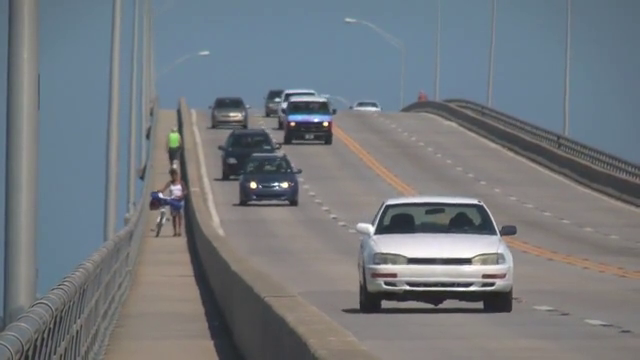
#> input picture frame 91 of img/slow_traffic.mp4, 640 x 360 px
$ python track_opticalLK.py
#> lines starting #> are read from the running program, lines starting #| are printed output that depends on the picture
import numpy as np
import cv2


# params for ShiTomasi corner detection
feature_params = dict( maxCorners = 200,
                       qualityLevel = 0.01,
                       minDistance = 7,
                       blockSize = 7 )
# Parameters for lucas kanade optical flow
lk_params = dict( winSize  = (15,15),
                  maxLevel = 2,
                  criteria = (cv2.TERM_CRITERIA_EPS | cv2.TERM_CRITERIA_COUNT, 10, 0.03))
# Create some random colors
color = np.random.randint(0,255,(200,3))
# Take first frame and find corners in it

cap = cv2.VideoCapture('../img/slow_traffic.mp4')
ret, old_frame = cap.read()
#> old_frame is the input picture: shape (360, 640, 3); mean B, G, R 126.6, 121.2, 115.7
old_gray = cv2.cvtColor(old_frame, cv2.COLOR_BGR2GRAY)
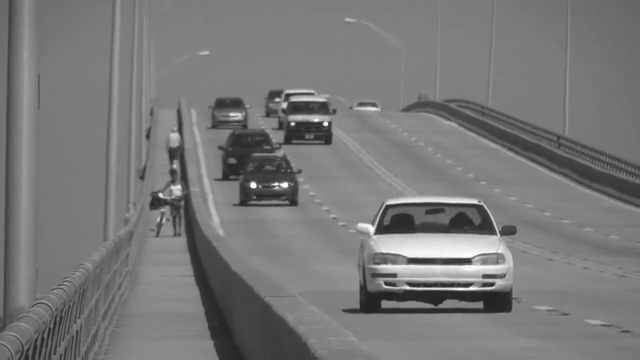
#> old_gray: shape (360, 640); min 30, max 255, mean 120.1
p0 = cv2.goodFeaturesToTrack(old_gray, mask = None, **feature_params)
#> p0 = 200 rows, first 8: [253, 185], [325, 123], [285, 184], [292, 123], [376, 232], [277, 185], [495, 233], [284, 105]
# Create a mask image for drawing purposes
mask = np.zeros_like(old_frame)

while(True):
    ret,frame = cap.read()
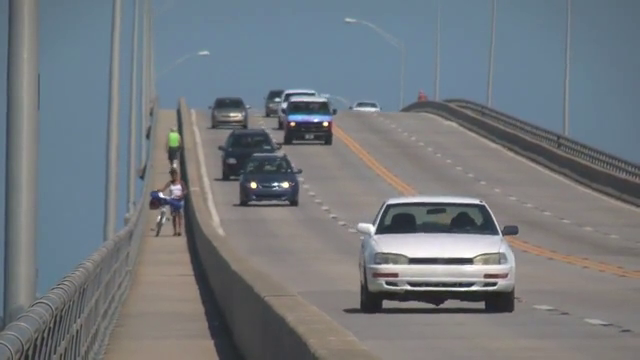
#> input picture frame 92 of img/slow_traffic.mp4, 640 x 360 px
#> frame is the input picture: shape (360, 640, 3); mean B, G, R 126.3, 121.1, 115.4
    if not ret:
        continue
    frame_gray = cv2.cvtColor(frame, cv2.COLOR_BGR2GRAY)
    # calculate optical flow
    p1, st, err = cv2.calcOpticalFlowPyrLK(old_gray, frame_gray, p0, None, **lk_params)
#> p1 = 200 rows, first 8: [253.2, 185.1], [324.9, 123], [285.5, 183.9], [292, 123.1], [376.7, 231.7], [277, 185], [497, 232.9], [284, 105]; st = 200 values from 1 to 1; err = 200 values, max 6.98 at index 5, min 0 at index 157, mean 1.85
    # Select good points
    good_new = p1[st==1]
#> good_new = 200 pairs, first value 6.83 to 637.7, second value 20 to 356.5
    good_old = p0[st==1]
#> good_old = 200 pairs, first value 7 to 638, second value 20 to 357
    # draw the tracks
    for i,(new,old) in enumerate(zip(good_new,good_old)):
        a,b = new.ravel()
        c,d = old.ravel()
        mask = cv2.line(mask, (a,b),(c,d), color[i].tolist(), 2)
        frame = cv2.circle(frame,(a,b),5,color[i].tolist(),-1)
#> this loop made 200 passes
#> (a, b, c, d) on passes 1 to 3: (253.2, 185.1, 253, 185), (324.9, 123, 325, 123), (285.5, 183.9, 285, 184)
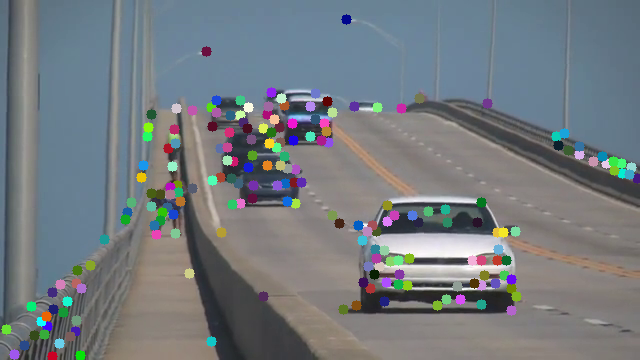
#> frame: shape (360, 640, 3); mean B, G, R 127.2, 122.3, 115.8
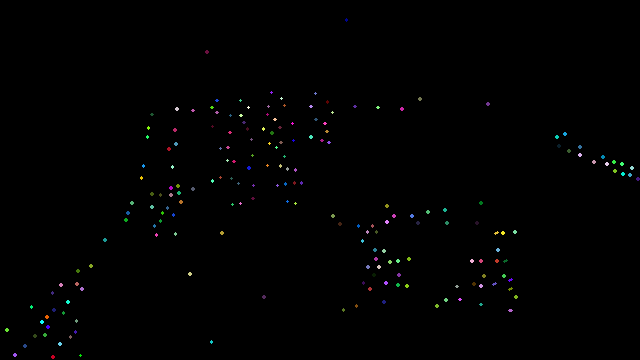
#> mask: shape (360, 640, 3); mean of channels 0, 1, 2 1, 1.1, 0.9; drawn as B, G, R
    img = cv2.add(frame,mask)
    cv2.imshow('frame',img)
    k = cv2.waitKey(30) & 0xff
#> (key Esc is pressed here)
    if k == 27:
        break
    # Now update the previous frame and previous points
    old_gray = frame_gray.copy()
    p0 = good_new.reshape(-1,1,2)
cv2.destroyAllWindows()
cap.release()

$ run again, starting later in the video
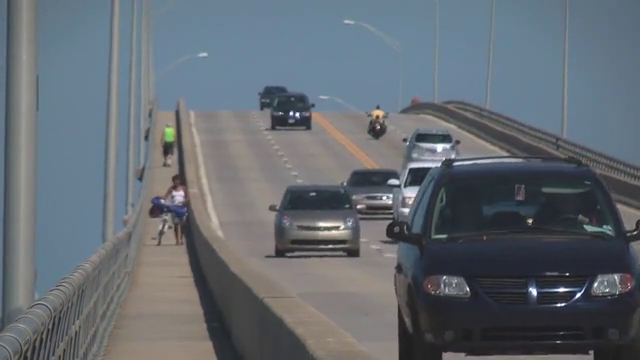
#> input picture frame 411 of img/slow_traffic.mp4, 640 x 360 px
#> old_frame is the input picture: shape (360, 640, 3); mean B, G, R 113.8, 106.6, 99.3
#> p0 = 200 rows, first 8: [294, 114], [531, 289], [385, 196], [529, 221], [341, 225], [400, 183], [439, 147], [407, 211]
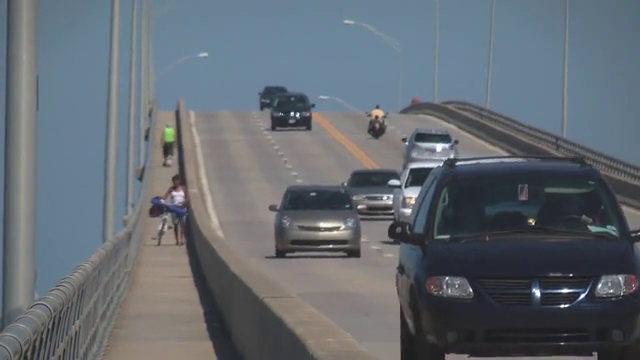
#> input picture frame 412 of img/slow_traffic.mp4, 640 x 360 px
#> frame is the input picture: shape (360, 640, 3); mean B, G, R 113.7, 106.5, 99.2
#> p1 = 200 rows, first 8: [294.6, 114.4], [534.4, 289.9], [385.4, 196.4], [531.1, 221.4], [341.3, 225.4], [400.7, 183.5], [438.4, 146.6], [408.9, 211.6]; st = 200 values from 1 to 1; err = 200 values, max 24.55 at index 45, min 0.000278 at index 158, mean 3.04
#> good_new = 200 pairs, first value 5.02 to 646.7, second value 22 to 358
#> good_old = 200 pairs, first value 5 to 635, second value 22 to 358
#> the loop `for i,(new,old) in enumerate(zip(good_new,good_old)):` made 200 passes
#> (a, b, c, d) on passes 1 to 3: (294.6, 114.4, 294, 114), (534.4, 289.9, 531, 289), (385.4, 196.4, 385, 196)
#> after the loop `for i,(new,old) in enumerate(zip(good_new,good_old)):`:
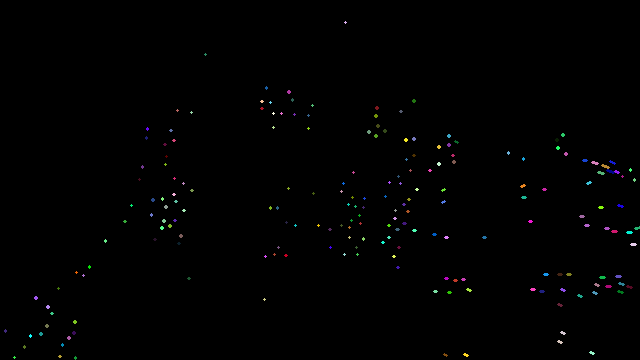
#> mask: shape (360, 640, 3); mean of channels 0, 1, 2 1, 1, 0.9; drawn as B, G, R

$ run again, starting later in the video
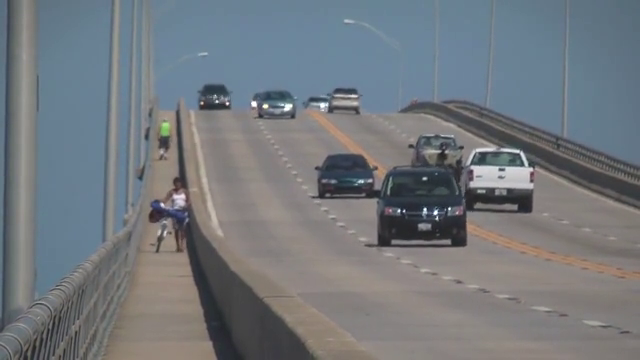
#> input picture frame 731 of img/slow_traffic.mp4, 640 x 360 px
#> old_frame is the input picture: shape (360, 640, 3); mean B, G, R 125.5, 120.3, 115.1
#> p0 = 200 rows, first 8: [435, 212], [265, 106], [401, 210], [254, 104], [425, 210], [448, 208], [326, 105], [228, 102]
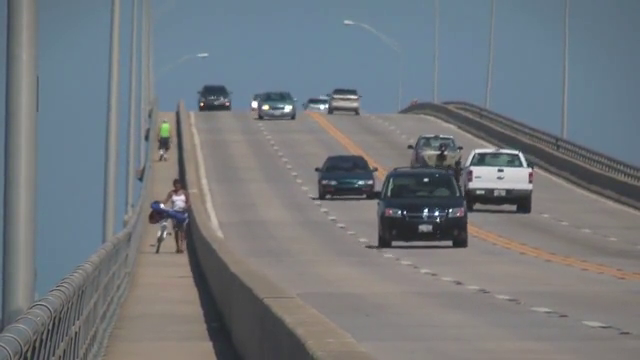
#> input picture frame 732 of img/slow_traffic.mp4, 640 x 360 px
#> frame is the input picture: shape (360, 640, 3); mean B, G, R 125.3, 120.4, 114.9
#> p1 = 200 rows, first 8: [436, 213.1], [265, 107.2], [401.6, 211.5], [254.5, 104.4], [425.8, 211.2], [449, 209.5], [325.8, 106.5], [228, 102.6]; st = 200 values from 1 to 1; err = 200 values, max 10.35 at index 3, min 0.352 at index 74, mean 2.53
#> good_new = 200 pairs, first value 4.82 to 634.8, second value 22.01 to 358.8
#> good_old = 200 pairs, first value 5 to 635, second value 21 to 358
#> the loop `for i,(new,old) in enumerate(zip(good_new,good_old)):` made 200 passes
#> (a, b, c, d) on passes 1 to 3: (436, 213.1, 435, 212), (265, 107.2, 265, 106), (401.6, 211.5, 401, 210)
#> after the loop `for i,(new,old) in enumerate(zip(good_new,good_old)):`:
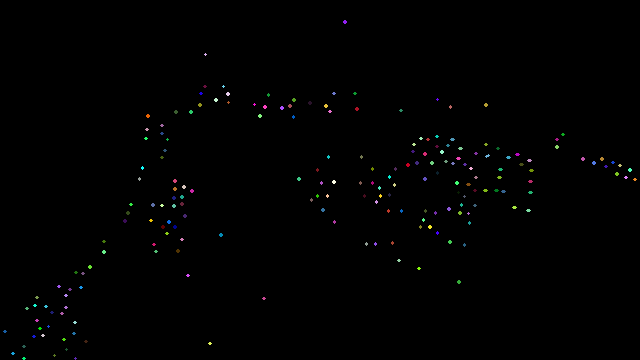
#> mask: shape (360, 640, 3); mean of channels 0, 1, 2 1, 1, 0.9; drawn as B, G, R
